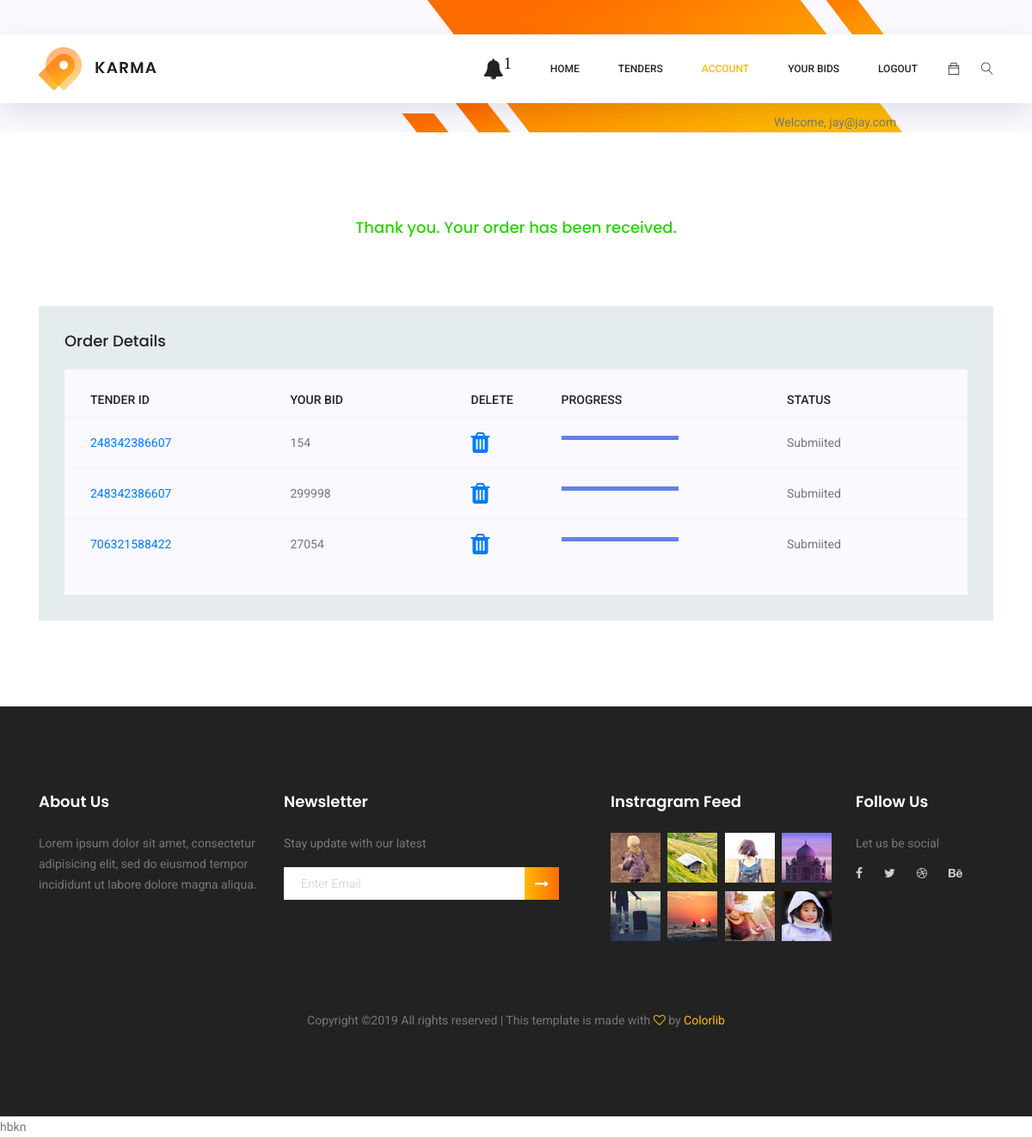
The page /site/user_bids (signed in) on the database as committed earlier.
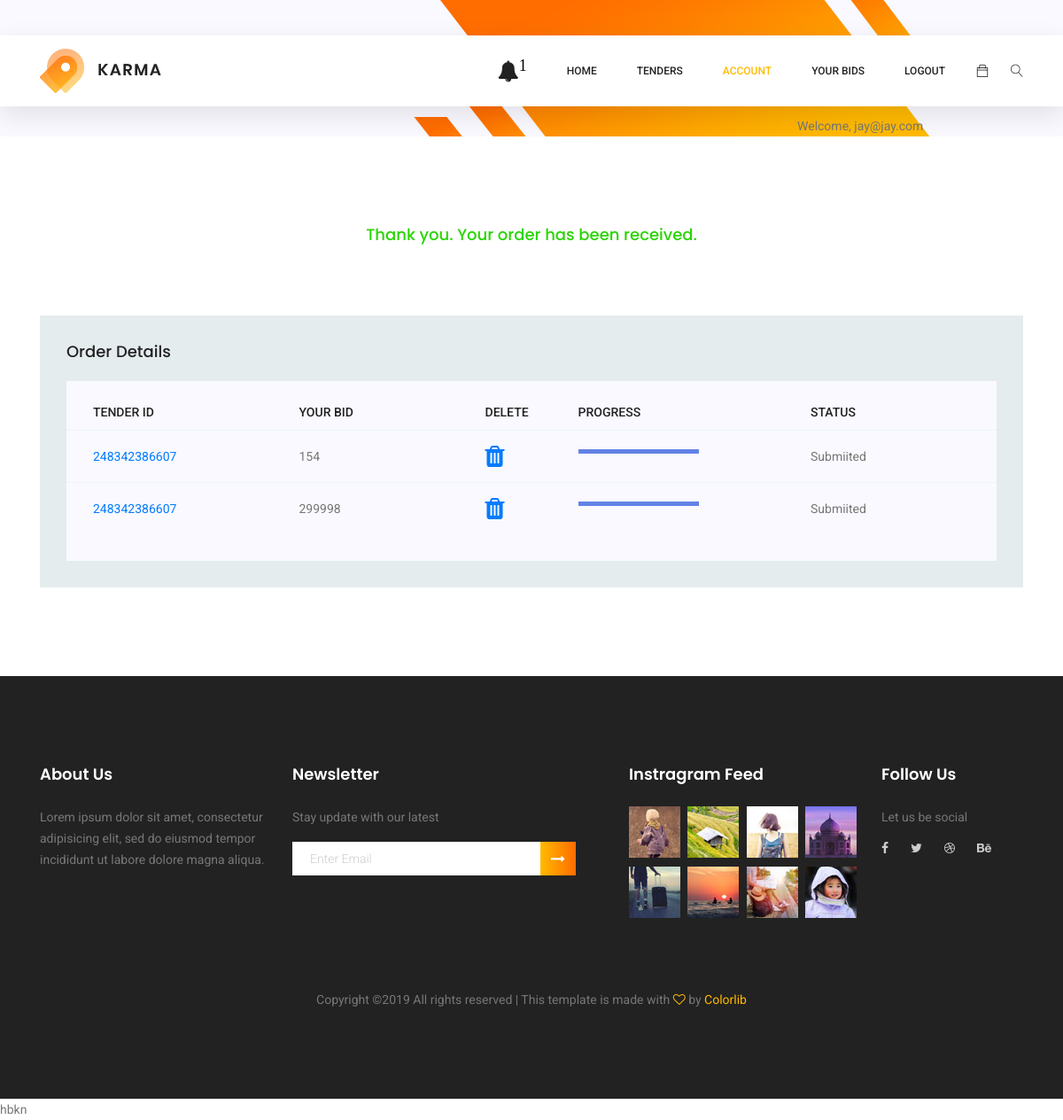
The same page on the database as committed later.
### hoo/models.py (models this page shows, shortened)
class bids(models.Model):
	from_userID=models.IntegerField(default=0)
	tenderID=models.CharField(max_length=30,default=0)
	firstname=models.CharField(max_length=25)
	lastname=models.CharField(max_length=25)
	org_name=models.CharField(max_length=25)
	email=models.CharField(max_length=25)
	fileupload=models.FileField(default=False,upload_to='uploads/%Y/%m/%d/%H/%S' )
	amount=models.IntegerField()
	detail=models.TextField(default="None")

### hoo/views.py (the view)
# urls.py: path('user_bids', views.user_bids, name='user_bids'),
def user_bids(request):
	if 'id' in request.session and 'email' in request.session:
		single=True
		my_bids=bids.objects.filter(from_userID=request.session['id'])
		if len(my_bids)==0:
			single=False
		else:
			single=True
		return render(request,"hoo/my_bids.html",{'single' : single,'my_bids' :my_bids})
	else:
		return redirect('loginPage')

### hoo/templates/hoo/my_bids.html (shortened to what this page needs)
{% extends "hoo/base1.html" %}
{% load static %}
{% block content %}
	<section class="order_details section_gap">
		<div class="container">
			<h3 class="title_confirmation">Thank you. Your order has been received.</h3>
			<div class="order_details_table">
				<h2>Order Details</h2>
				<div class="progress-table-wrap">
					<div class="progress-table">
						<div class="table-head">
							<div class="serial">Tender ID</div>
							<div class="country">Your BID</div>
							<div class="visit">Delete</div>
							<div class="percentage">Progress</div>
							<div class="country">Status</div>
						</div>
						{% if single %}
							{% for i in my_bids%}
								<div class="table-row">
									<div class="serial"><a href="{{BASE_DIR}}/site/tender/{{i.tenderID}}">{{i.tenderID}}</a></div>
									<div class="country">{{i.amount}}</div>
									<div class="visit">
										<a href="{{BASE_DIR}}/site/user_bids/delete/{{i.id}}">
										<i class="fa fa-2x fa-trash" aria-hidden="true"></i>
										</a>
									</div>
									<div class="percentage">
										<div class="progress">
											<div class="progress-bar color-1" role="progressbar" style="width: 80%" aria-valuenow="80" aria-valuemin="0" aria-valuemax="100"></div>
										</div>
									</div>
									<div class="country"> Submiited</div>
								</div>
							{% endfor %}
						{%else%}
						 	NULL
						{% endif %}
					</div>
				</div>
			</div>
		</div>
	</section>
	<footer class="footer-area section_gap">
		<div class="container">
			<div class="row">
				<div class="col-lg-3  col-md-6 col-sm-6">
					<div class="single-footer-widget">
						<h6>About Us</h6>
						<p>
							Lorem ipsum dolor sit amet, consectetur adipisicing elit, sed do eiusmod tempor incididunt ut labore dolore
							magna aliqua.
						</p>
					</div>
				</div>
				<div class="col-lg-4  col-md-6 col-sm-6">
					<div class="single-footer-widget">
						<h6>Newsletter</h6>
						<p>Stay update with our latest</p>
						<div class="" id="mc_embed_signup">
							<form target="_blank" novalidate="true" action="https://spondonit.us12.list-manage.com/subscribe/post?u=1462626880ade1ac87bd9c93a&amp;id=92a4423d01"
							 method="get" class="form-inline">
								<div class="d-flex flex-row">
									<input class="form-control" name="EMAIL" placeholder="Enter Email" onfocus="this.placeholder = ''" onblur="this.placeholder = 'Enter Email '"
									 required="" type="email">
									<button class="click-btn btn btn-default"><i class="fa fa-long-arrow-right" aria-hidden="true"></i></button>
								</div>
							</form>
						</div>
					</div>
				</div>
				<div class="col-lg-3  col-md-6 col-sm-6">
					<div class="single-footer-widget mail-chimp">
						<h6 class="mb-20">Instragram Feed</h6>
						<ul class="instafeed d-flex flex-wrap">
							<li><img src="{% static 'hoo/img/i1.jpg' %}" alt=""></li>
							<li><img src="{% static 'hoo/img/i2.jpg' %}" alt=""></li>
							<li><img src="{% static 'hoo/img/i3.jpg' %}" alt=""></li>
							<li><img src="{% static 'hoo/img/i4.jpg' %}" alt=""></li>
							<li><img src="{% static 'hoo/img/i5.jpg' %}" alt=""></li>
							<li><img src="{% static 'hoo/img/i6.jpg' %}" alt=""></li>
							<li><img src="{% static 'hoo/img/i7.jpg' %}" alt=""></li>
							<li><img src="{% static 'hoo/img/i8.jpg' %}" alt=""></li>
						</ul>
					</div>
				</div>
				<div class="col-lg-2 col-md-6 col-sm-6">
					<div class="single-footer-widget">
						<h6>Follow Us</h6>
						<p>Let us be social</p>
						<div class="footer-social d-flex align-items-center">
							<a href="#"><i class="fa fa-facebook"></i></a>
							<a href="#"><i class="fa fa-twitter"></i></a>
							<a href="#"><i class="fa fa-dribbble"></i></a>
							<a href="#"><i class="fa fa-behance"></i></a>
						</div>
					</div>
				</div>
			</div>
			<div class="footer-bottom d-flex justify-content-center align-items-center flex-wrap">
				<p class="footer-text m-0">
Copyright &copy;<script>document.write(new Date().getFullYear());</script> All rights reserved | This template is made with <i class="fa fa-heart-o" aria-hidden="true"></i> by <a href="https://colorlib.com" target="_blank">Colorlib</a>
</p>
			</div>
		</div>
	</footer>
{% endblock content %}</body>

### hoo/templates/hoo/base1.html (shortened to what this page needs)
{% load static %}
<head>
	<link rel="stylesheet" href="{% static 'hoo/css/linearicons.css' %}">
	<link rel="stylesheet" href="{% static 'hoo/css/owl.carousel.css' %}">
	<link rel="stylesheet" href="{% static 'hoo/css/themify-icons.css' %}">
	<link rel="stylesheet" href="{% static 'hoo/css/font-awesome.min.css' %}">
	<link rel="stylesheet" href="{% static 'hoo/css/nice-select.css' %}">
	<link rel="stylesheet" href="{% static 'hoo/css/nouislider.min.css' %}">
	<link rel="stylesheet" href="{% static 'hoo/css/bootstrap.css' %}">
	<link rel="stylesheet" href="{% static 'hoo/css/main.css' %}">
</head>
	<header class="header_area sticky-header">
		<div class="main_menu">
			<nav class="navbar navbar-expand-lg navbar-light main_box">
				<div class="container">
					<a class="navbar-brand logo_h" href="index.html"><img src="{% static 'hoo/img/logo.png' %}" alt=""></a>
					<div class="collapse navbar-collapse offset" id="navbarSupportedContent">
						<ul class="nav navbar-nav menu_nav ml-auto">
							{% if request.session.email %}
							<li class="nav-item submenu dropdown">
								<a href="#" class="nav-link dropdown-toggle" data-toggle="dropdown" role="button" aria-haspopup="true"
								 aria-expanded="false">
								 {% if request.session.notifications == "No notifications!" %}
								 	<i class="fa fa-2x fa-bell" aria-hidden="true"></i>
								 {% else %}
								 	<i class="fa fa-2x fa-bell" aria-hidden="true"><sup style="color:black">1</sup></i>
								 {% endif %}
								 </a>
							</li>
							{% endif %}
							<li class="nav-item "><a class="nav-link" href="{{ BASE_DIR}}/site/">Home</a></li>
							<li class="nav-item "><a class="nav-link" href="{{ BASE_DIR}}/site/tenders">Tenders</a></li>
							{% if request.session.email %}
								<li class="nav-item active"><a class="nav-link" href="{{ BASE_DIR }}/site/account">Account</a></li>
								<li class="nav-item"><a class="nav-link" href="{% url 'user_bids' %}">Your BIDs</a></li>
								<li class="nav-item"><a class="nav-link" href="{{ BASE_DIR }}/site/logout">logout</a></li>
							{% else %}
								<li class="nav-item"><a class="nav-link" href="{{ BASE_DIR}}/site/login">Login</a></li>
								<li class="nav-item"><a class="nav-link" href="{{ BASE_DIR}}/site/register">REGISTER</a></li>
							{% endif %}
						</ul>
						<ul class="nav navbar-nav navbar-right">
							<li class="nav-item"><a href="#" class="cart"><span class="ti-bag"></span></a></li>
							<li class="nav-item">
								<button class="search"><span class="lnr lnr-magnifier" id="search"></span></button>
							</li>
						</ul>
					</div>
				</div>
			</nav>
		</div>
	</header>
	<section class="banner-area organic-breadcrumb">
		<div class="container">
		    <div class="row">
		    	<div class="col-md-9"></div>
		    	{% if request.session.email %}
		    		<div class="col-md-3">Welcome, {{ request.session.email}}</div>
		    	{% else%}
		    	<div class="col-md-3"></div>
		    	{% endif %}
		    </div>
		</div>
	</section>
{% block content %}
{% endblock %}
hbkn

Rows that differ between the two databases and show on the page:
removed bids: tenderID "706321588422", amount "27054"
